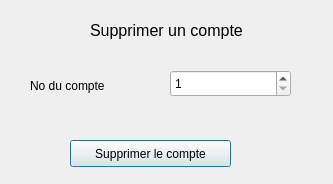
<?xml version="1.0" encoding="UTF-8"?>
<ui version="4.0">
 <class>SupprimerCompteInterfaceClass</class>
 <widget class="QDialog" name="SupprimerCompteInterfaceClass">
  <property name="geometry">
   <rect>
    <x>0</x>
    <y>0</y>
    <width>333</width>
    <height>184</height>
   </rect>
  </property>
  <property name="windowTitle">
   <string>SupprimerCompteInterface</string>
  </property>
  <widget class="QLabel" name="label_titre">
   <property name="geometry">
    <rect>
     <x>90</x>
     <y>20</y>
     <width>181</width>
     <height>21</height>
    </rect>
   </property>
   <property name="font">
    <font>
     <pointsize>12</pointsize>
    </font>
   </property>
   <property name="text">
    <string>Supprimer un compte</string>
   </property>
  </widget>
  <widget class="QLabel" name="label_noCompte">
   <property name="geometry">
    <rect>
     <x>30</x>
     <y>70</y>
     <width>141</width>
     <height>31</height>
    </rect>
   </property>
   <property name="font">
    <font>
     <weight>50</weight>
     <bold>false</bold>
    </font>
   </property>
   <property name="text">
    <string>No du compte</string>
   </property>
  </widget>
  <widget class="QSpinBox" name="spinBox_noCompte">
   <property name="geometry">
    <rect>
     <x>170</x>
     <y>70</y>
     <width>121</width>
     <height>27</height>
    </rect>
   </property>
   <property name="font">
    <font>
     <weight>50</weight>
     <bold>false</bold>
    </font>
   </property>
   <property name="minimum">
    <number>1</number>
   </property>
   <property name="maximum">
    <number>99</number>
   </property>
  </widget>
  <widget class="QPushButton" name="pushButton_supprimerCompte">
   <property name="geometry">
    <rect>
     <x>70</x>
     <y>140</y>
     <width>161</width>
     <height>27</height>
    </rect>
   </property>
   <property name="text">
    <string>Supprimer le compte</string>
   </property>
  </widget>
 </widget>
 <layoutdefault spacing="6" margin="11"/>
 <resources/>
 <connections/>
</ui>
